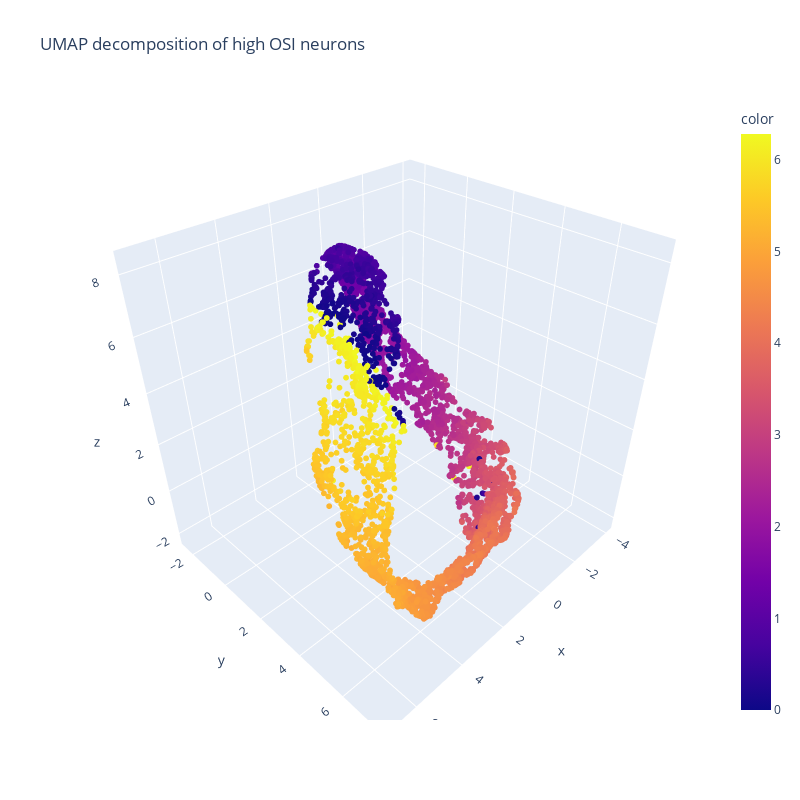

Notebook code for this chart:
### Code cell
%%time
# plot umap for high OSI neurons
plot_interactive_umap(dat['sresp'][high_OSI_df.index], dat['istim'], 'UMAP decomposition of high OSI neurons')

### Figure 1 — Plotly figure (JSON) as saved in the notebook; plotly's stock layout.template omitted (floating-point values rounded to 4 significant figures; data arrays with more than 128 entries replaced by an {"elided": "..."} marker saying what was removed)
{"data": [{"hovertemplate": "x=%{x}<br>y=%{y}<br>z=%{z}<br>color=%{marker.color}<extra></extra>", "legendgroup": "", "marker": {"color": {"elided": "4598 float values"}, "coloraxis": "coloraxis", "size": 2, "symbol": "circle"}, "mode": "markers", "name": "", "scene": "scene", "showlegend": false, "type": "scatter3d", "x": {"elided": "4598 float values"}, "y": {"elided": "4598 float values"}, "z": {"elided": "4598 float values"}}], "layout": {"coloraxis": {"colorbar": {"title": {"text": "color"}}, "colorscale": [[0, "#0d0887"], [0.1111, "#46039f"], [0.2222, "#7201a8"], [0.3333, "#9c179e"], [0.4444, "#bd3786"], [0.5556, "#d8576b"], [0.6667, "#ed7953"], [0.7778, "#fb9f3a"], [0.8889, "#fdca26"], [1, "#f0f921"]]}, "height": 800, "legend": {"tracegroupgap": 0}, "scene": {"domain": {"x": [0, 1], "y": [0, 1]}, "xaxis": {"title": {"text": "x"}}, "yaxis": {"title": {"text": "y"}}, "zaxis": {"title": {"text": "z"}}}, "title": {"text": "UMAP decomposition of high OSI neurons"}, "width": 800}}
